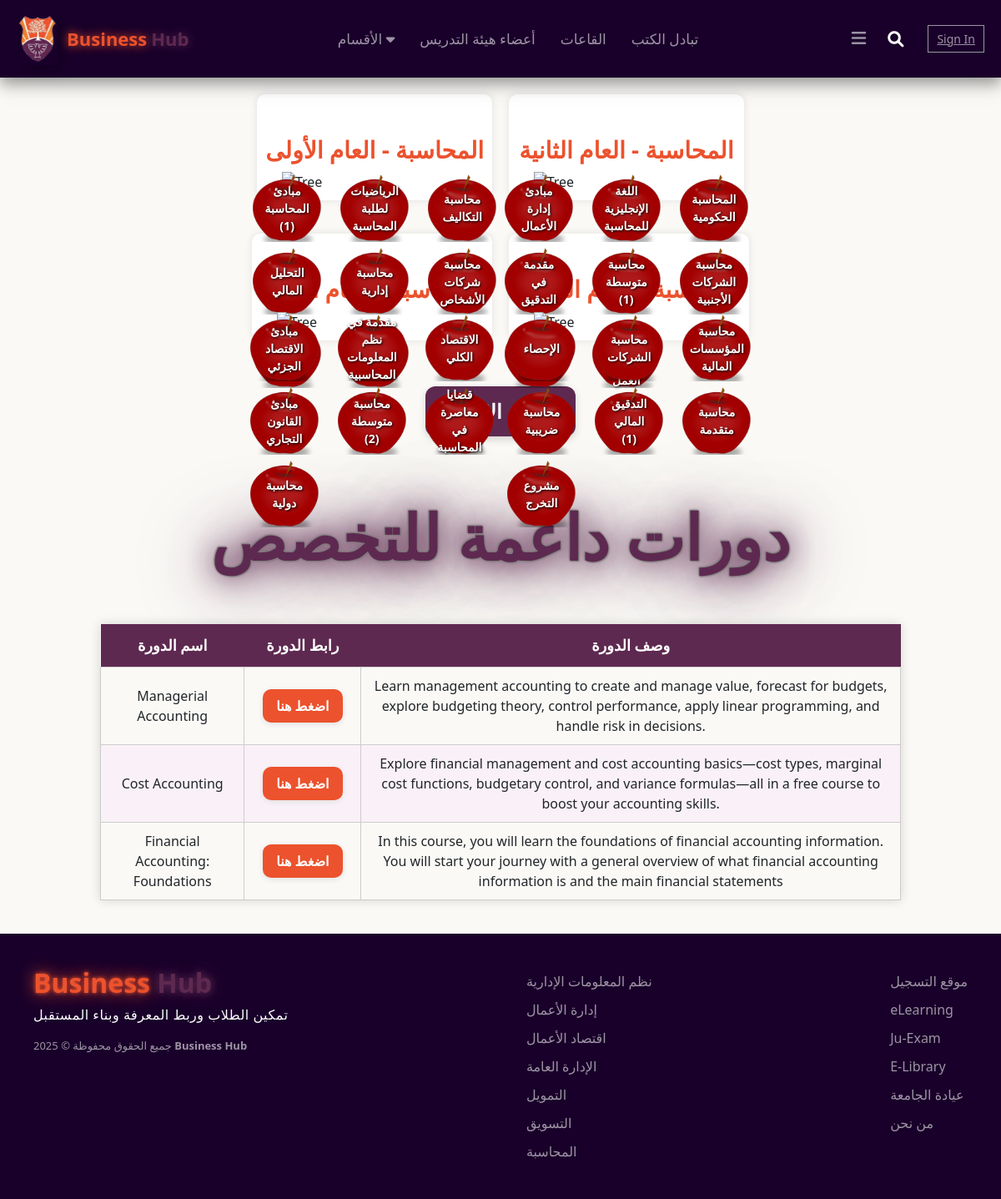
The page /businesshub/departments/ACC.php on the database its author committed.
### tables this page shows
CREATE TABLE `books` (
  `id` int(11) NOT NULL,
  `department_id` int(11) DEFAULT NULL,
  `year` enum('1','2','3','4') NOT NULL DEFAULT '1',
  `book_name` varchar(255) DEFAULT NULL,
  `book_material` text DEFAULT NULL
);

CREATE TABLE `courses` (
  `id` int(11) NOT NULL,
  `department_id` int(11) DEFAULT NULL,
  `course_name` varchar(255) DEFAULT NULL,
  `course_link` text DEFAULT NULL,
  `course_description` text DEFAULT NULL
);

### businesshub/includes/model/books.php (called while the page is built, shortened)
<?php
function getBooksByDepartmentAndYear(mysqli $conn, int $departmentId, string $year): array
{
    $sql = "SELECT id, department_id, year, book_name, book_material
              FROM books
             WHERE department_id = ?
               AND year = ?";
    if (! $stmt = $conn->prepare($sql)) {
        throw new Exception("DB prepare failed: " . $conn->error);
    }
    $stmt->bind_param("is", $departmentId, $year);
    $stmt->execute();
    $result = $stmt->get_result();
    $books  = $result->fetch_all(MYSQLI_ASSOC);
    return $books;
}

### businesshub/includes/model/courses.php (called while the page is built, shortened)
<?php
function getCoursesByDepartment(mysqli $conn, int $departmentId): array
{
    $sql = "SELECT id, department_id, course_name, course_link, course_description
              FROM courses
             WHERE department_id = ?";
    if (! $stmt = $conn->prepare($sql)) {
        throw new Exception("DB prepare failed: " . $conn->error);
    }
    $stmt->bind_param("i", $departmentId);
    $stmt->execute();
    $result = $stmt->get_result();
    $courses = $result->fetch_all(MYSQLI_ASSOC);
    return $courses;
}

### businesshub/departments/ACC.php (the view, shortened to what this page needs)
<?php
require_once __DIR__ . '/../includes/db.php';
require_once __DIR__ . '/../includes/model/books.php';
require_once __DIR__ . '/../includes/model/courses.php';
$departmentId = 4;
$year1Books = getBooksByDepartmentAndYear($conn, $departmentId, '1');
$year2Books = getBooksByDepartmentAndYear($conn, $departmentId, '2');
$year3Books = getBooksByDepartmentAndYear($conn, $departmentId, '3');
$year4Books = getBooksByDepartmentAndYear($conn, $departmentId, '4');
$courses = getCoursesByDepartment($conn, $departmentId);
?>
<!DOCTYPE html>
<html lang="en">
<head>
  <link rel="stylesheet" href="https://cdnjs.cloudflare.com/ajax/libs/font-awesome/6.0.0/css/all.min.css">
  <link rel="stylesheet" href="https://cdn.jsdelivr.net/npm/bootstrap@5.3.0/dist/css/bootstrap.min.css" />
  <?php $cssVersion = filemtime($_SERVER['DOCUMENT_ROOT'] . '/businesshub/css/header-footer.css');?>
  <link rel="stylesheet" href="css/header-footer.css?v=<?php echo $cssVersion; ?>">
  <link rel="stylesheet" href="css/deps.css">
</head>
<body>
<?php include '../includes/header.php'; ?>
  <div class="tree-grid-container">
    <div class="tree-block">
      <div class="tree-title-wrapper">
        <h2 class="tree-title">المحاسبة - العام الأولى</h2>
      </div>
      <div class="tree-responsive-wrapper">
        <div class="tree-container">
          <div class="icon-grid">
            <?php foreach ($year1Books as $book): ?>
              <a href="<?= htmlspecialchars($book['book_material']) ?>">
                <div class="tree-icon-wrapper">
                  <img src="images/apple4.png" class="tree-icon">
                  <span class="icon-text"><?= htmlspecialchars($book['book_name']) ?></span>
                </div>
              </a>
            <?php endforeach; ?>
          </div>
        </div>
      </div>
    </div>
    <div class="tree-block">
      <div class="tree-title-wrapper">
        <h2 class="tree-title">المحاسبة - العام الثانية</h2>
      </div>
      <div class="tree-responsive-wrapper">
        <div class="tree-container">
          <div class="icon-grid">
            <?php foreach ($year2Books as $book): ?>
              <a href="<?= htmlspecialchars($book['book_material']) ?>">
                <div class="tree-icon-wrapper">
                  <img src="images/apple4.png" class="tree-icon">
                  <span class="icon-text"><?= htmlspecialchars($book['book_name']) ?></span>
                </div>
              </a>
            <?php endforeach; ?>
          </div>
        </div>
      </div>
    </div>
  </div>
  <div class="tree-grid-container">
    <div class="tree-block">
      <div class="tree-title-wrapper">
        <h2 class="tree-title">المحاسبة - العام الثالثة</h2>
      </div>
      <div class="tree-responsive-wrapper">
        <div class="tree-container">
         <div class="icon-grid">
            <?php foreach ($year3Books as $book): ?>
              <a href="<?= htmlspecialchars($book['book_material']) ?>">
                <div class="tree-icon-wrapper">
                  <img src="images/apple4.png" class="tree-icon">
                  <span class="icon-text"><?= htmlspecialchars($book['book_name']) ?></span>
                </div>
              </a>
            <?php endforeach; ?>
          </div>
        </div>
      </div>
    </div>
    <div class="tree-block">
      <div class="tree-title-wrapper">
        <h2 class="tree-title">المحاسبة - العام الرابعة</h2>
      </div>
      <div class="tree-responsive-wrapper">
        <div class="tree-container">
         <div class="icon-grid">
            <?php foreach ($year4Books as $book): ?>
              <a href="<?= htmlspecialchars($book['book_material']) ?>" target="_blank">
                <div class="tree-icon-wrapper">
                  <img src="images/apple4.png" class="tree-icon">
                  <span class="icon-text"><?= htmlspecialchars($book['book_name']) ?></span>
                </div>
              </a>
            <?php endforeach; ?>
          </div>
        </div>
      </div>
    </div>
  </div>
    <div class="center-button-wrapper">
      <a  class="custom-button" onclick="showPopup()">المواد الاخرى</a>
    </div>
        <div class="big-title">
          <h1>دورات داعمة للتخصص</h1>
        </div>
        <table class="styled-table" id="courses-table-ACC">
          <thead>
            <tr>
              <th>اسم الدورة</th>
              <th>رابط الدورة</th>
              <th>وصف الدورة</th>
            </tr>
          </thead>
          <tbody>
            <?php foreach ($courses as $course): ?>
                <tr>
                  <td><?= htmlspecialchars($course['course_name']) ?></td>
                  <td>
                    <?php if (!empty($course['course_link'])): ?>
                      <a href="<?= htmlspecialchars($course['course_link']) ?>" target="_blank" class="button-link-table">اضغط هنا</a>
                    <?php else: ?>
                      —
                    <?php endif; ?>
                  </td>
                  <td><?= htmlspecialchars($course['course_description']) ?></td>
                </tr>
            <?php endforeach; ?>
          </tbody>
        </table>
  <?php include '../includes/footer.php'; ?>
</body>
</html>

### businesshub/includes/header.php (shortened to what this page needs)
<header class="navbar">
  <div class="logo-container">
    <a href="HomePage.php">
      <img src="images/bznz.png" alt="Business Hub Logo" class="logo" style="transform: perspective(500px) rotateY(10deg); box-shadow: 5px 5px 15px rgba(0, 0, 0, 0.3);">
    </a>
    <a href="HomePage.php" class="brand-text">
<span style="font-size: 22px; font-weight: bold; color: #EC522D; margin-right: 5px; text-shadow: 0 0 12px #EC522D;">Business</span>
<span style="font-size: 22px; font-weight: bold; color: #5E2950; text-shadow: 0 0 12px #5E2950;">Hub</span>
    </a>
  </div>
  <nav class="nav-links">
    <div class="dropdown">
      <button class="dropbtn">
        الأقسام <i class="fas fa-caret-down"></i>
      </button>
    </div>
    <a href="front/AcademicStaff.php">أعضاء هيئة التدريس</a>
    <a href="front/halls.php">القاعات</a>
    <a href="booksexchange.php">تبادل الكتب</a>
  </nav>
  <div class="icons">
 <i class="fas fa-bars burger-menu"></i>
    <i class="fas fa-search search-icon" title="Search"></i>
    <?php if (isset($_SESSION['user_id'])): ?>
      <a href="logout.php" class="sign-in">Sign Out</a>
    <?php else: ?>
      <a href="user_login.php" class="sign-in">Sign In</a>
    <?php endif; ?>
  </div>
</header>

### businesshub/includes/footer.php (shortened to what this page needs)
<footer class="footer">
  <div class="footer-container">
    <div class="footer-left">
      <h2>
        <a href="HomePage.php" style="text-decoration: none;">
          <span style="color: #EC522D; font-weight: bold; text-shadow: 0 0 5px #EC522D, 0 0 20px #EC522D;">Business</span>
          <span style="color: #5E2950; font-weight: bold; text-shadow: 0 0 10px #5E2950, 0 0 20px #5E2950;">Hub</span>
        </a>
      </h2>
      <p class="slogan">تمكين الطلاب وربط المعرفة وبناء المستقبل</p>
    <p class="copyright">جميع الحقوق محفوظة © 2025 <strong>Business Hub</strong></p>
    </div>
    <div class="footer-middle">
      <a href="departments/MIS.php">نظم المعلومات الإدارية</a>
      <a href="departments/BUS.php">إدارة الأعمال</a>
      <a href="departments/ECO.php">اقتصاد الأعمال</a>
      <a href="departments/PBUS.php">الإدارة العامة</a>
      <a href="departments/FNC.php">التمويل</a>
      <a href="departments/MKT.php">التسويق</a>
      <a href="departments/ACC.php">المحاسبة</a>
    </div>
    <div class="footer-right">
      <a href="https://regapp.ju.edu.jo/regapp/">موقع التسجيل</a>
      <a href="https://elearning.ju.edu.jo/login/index.php">eLearning</a>
      <a href="https://juexams.com/moodle/login/index.php">Ju-Exam</a>
      <a href="https://library.ju.edu.jo/Elibrary/">E-Library</a>
      <a href="https://eservices.ju.edu.jo/ClinicApp/Home.aspx">عيادة الجامعة</a>
      <a href="javascript:void(0);">من نحن</a>
    </div>
  </div>
</footer>

### businesshub/css/header-footer.css (style rules this page uses)
body { height: 100%; margin: 0; padding: 0; background-color: rgb(240, 234, 234) ; }
.navbar { display: flex; justify-content: space-between; align-items: center; padding: 15px 20px; background-color: #19002a; box-shadow: 0 8px 15px rgba(0, 0, 0, 0.3), 0 12px 25px rgba(0, 0, 0, 0.1); border-radius: 0px; position: sticky; top: 0; z-index: 1000; }
.logo-container { display: flex; align-items: center; }
.logo { width: 50px; margin-right: 10px; }
.nav-links { display: flex; gap: 20px; }
.nav-links a, .dropbtn { text-decoration: none; color: #ffffff93; font-size: 17px; background: none; border: none; cursor: pointer; padding: 5px; transition: border-bottom 0.3s ease-in-out; }
.icons { display: flex; align-items: center; gap: 15px; font-size: 20px; cursor: pointer; }
.sign-in { background: none; border: 1px solid #ffffff93; color: #ffffff93; padding: 5px 10px; cursor: pointer; font-size: 14px; transition: background-color 0.3s ease-in-out, color 0.3s ease-in-out; }
.dropdown { position: relative; display: inline-block; }
.icons i { padding: 5px; transition: background-color 0.3s ease-in-out, color 0.3s ease-in-out; border-radius: 5px; }
.burger-menu { color: #ffffff93; }
.footer { background: #19002a; padding: 20px; display: flex; justify-content: space-between; align-items: center; text-align: left; }
.footer-container { display: flex; justify-content: space-between; width: 100%; padding: 20px; }
.footer-left h2 { margin: 0; font-family: 'Segoe UI', Tahoma, Geneva, Verdana, sans-serif; }
.footer-middle, .footer-right { display: flex; flex-direction: column; font-family: 'Segoe UI', Tahoma, Geneva, Verdana, sans-serif; }
.footer-middle a, .footer-right a { text-decoration: none; color: #ffffff93; margin: 5px 0; }
.slogan { color: #ffffff; font-size: 16px; font-weight: 400; letter-spacing: 0.5px; font-family: 'Segoe UI', Tahoma, Geneva, Verdana, sans-serif; margin-top: 7px; }
.copyright { color: #ffffff93; font-size: 13px; }
html, body { height: 100%; margin: 0; }
body { display: flex; flex-direction: column; min-height: 100vh; }

### businesshub/departments/ACC.php (style rules this page uses)
#courses-table-ACC td, #courses-table-ACC th { vertical-align: middle; }
#courses-table-ACC td:nth-child(2), #courses-table-ACC th:nth-child(2) { min-width: 120px; width: 140px; text-align: center; }
.button-link-table { display: inline-block; padding: 8px 16px; background: #EC522D; color: #fff !important; border-radius: 10px; font-weight: bold; text-decoration: none; box-shadow: 0 2px 6px #e0e0e0; transition: background 0.2s; margin: 0 auto; }

### businesshub/includes/header.php (style rules this page uses)
.icons { display: flex; align-items: center; gap: 1rem; }
.sign-in { margin-left: .5rem; }
.brand-text { text-decoration: none; color: #fff; display: flex; }
.search-icon { color: #fff; font-size: 1.2rem; cursor: pointer; padding: .25rem; }

### rows shown on the page
courses: course_name "Managerial Accounting", course_description "Learn management accounting to create and manage value, forecast for budgets, explore budgeting theory, control performance, apply linear programming, and handle risk in decisions."
courses: course_name "Cost Accounting", course_description "Explore financial management and cost accounting basics—cost types, marginal cost functions, budgetary control, and variance formulas—all in a free course to boost your accounting skills."
courses: course_name "Financial Accounting: Foundations", course_description "In this course, you will learn the foundations of financial accounting information. You will start your journey with a general overview of what financial accounting information is and the main financial statements"
